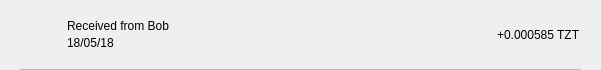
<?xml version="1.0" encoding="UTF-8"?>
<ui version="4.0">
 <class>TxRow</class>
 <widget class="QWidget" name="TxRow">
  <property name="geometry">
   <rect>
    <x>0</x>
    <y>0</y>
    <width>601</width>
    <height>70</height>
   </rect>
  </property>
  <property name="minimumSize">
   <size>
    <width>0</width>
    <height>40</height>
   </size>
  </property>
  <property name="windowTitle">
   <string>Form</string>
  </property>
  <layout class="QVBoxLayout" name="verticalLayout_3">
   <property name="spacing">
    <number>0</number>
   </property>
   <property name="leftMargin">
    <number>0</number>
   </property>
   <property name="topMargin">
    <number>0</number>
   </property>
   <property name="rightMargin">
    <number>0</number>
   </property>
   <property name="bottomMargin">
    <number>0</number>
   </property>
   <item>
    <widget class="QWidget" name="rowContainer" native="true">
     <layout class="QVBoxLayout" name="verticalLayout_2">
      <property name="spacing">
       <number>9</number>
      </property>
      <property name="leftMargin">
       <number>20</number>
      </property>
      <property name="topMargin">
       <number>9</number>
      </property>
      <property name="rightMargin">
       <number>20</number>
      </property>
      <property name="bottomMargin">
       <number>0</number>
      </property>
      <item>
       <widget class="QFrame" name="frame">
        <property name="styleSheet">
         <string notr="true">border:none;</string>
        </property>
        <property name="frameShape">
         <enum>QFrame::StyledPanel</enum>
        </property>
        <property name="frameShadow">
         <enum>QFrame::Raised</enum>
        </property>
        <layout class="QHBoxLayout" name="horizontalLayout" stretch="0,2,0">
         <property name="leftMargin">
          <number>0</number>
         </property>
         <property name="topMargin">
          <number>0</number>
         </property>
         <property name="rightMargin">
          <number>0</number>
         </property>
         <property name="bottomMargin">
          <number>0</number>
         </property>
         <item>
          <widget class="QPushButton" name="icon">
           <property name="focusPolicy">
            <enum>Qt::NoFocus</enum>
           </property>
           <property name="styleSheet">
            <string notr="true">border:none;</string>
           </property>
           <property name="text">
            <string/>
           </property>
           <property name="iconSize">
            <size>
             <width>28</width>
             <height>28</height>
            </size>
           </property>
          </widget>
         </item>
         <item>
          <layout class="QVBoxLayout" name="verticalLayout">
           <property name="spacing">
            <number>3</number>
           </property>
           <property name="leftMargin">
            <number>9</number>
           </property>
           <item>
            <widget class="QLabel" name="lblAddress">
             <property name="styleSheet">
              <string notr="true"/>
             </property>
             <property name="text">
              <string>Received from Bob</string>
             </property>
             <property name="alignment">
              <set>Qt::AlignBottom|Qt::AlignLeading|Qt::AlignLeft</set>
             </property>
            </widget>
           </item>
           <item>
            <widget class="QLabel" name="lblDate">
             <property name="styleSheet">
              <string notr="true"/>
             </property>
             <property name="text">
              <string>18/05/18</string>
             </property>
             <property name="alignment">
              <set>Qt::AlignLeading|Qt::AlignLeft|Qt::AlignTop</set>
             </property>
            </widget>
           </item>
          </layout>
         </item>
         <item>
          <widget class="QLabel" name="lblAmount">
           <property name="styleSheet">
            <string notr="true"/>
           </property>
           <property name="text">
            <string>+0.000585 TZT</string>
           </property>
          </widget>
         </item>
        </layout>
       </widget>
      </item>
      <item>
       <widget class="QLabel" name="lblDivisory">
        <property name="minimumSize">
         <size>
          <width>0</width>
          <height>1</height>
         </size>
        </property>
        <property name="maximumSize">
         <size>
          <width>16777215</width>
          <height>1</height>
         </size>
        </property>
        <property name="styleSheet">
         <string notr="true">background-color:#bababa;</string>
        </property>
        <property name="text">
         <string/>
        </property>
        <property name="alignment">
         <set>Qt::AlignBottom|Qt::AlignLeading|Qt::AlignLeft</set>
        </property>
       </widget>
      </item>
     </layout>
    </widget>
   </item>
  </layout>
 </widget>
 <resources/>
 <connections/>
</ui>
